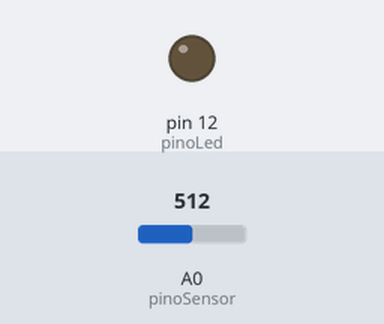
The program below on a simulated Arduino Uno, built with avr-gcc and run on an emulated ATmega328P. On the bench: output pins drawn as LEDs (lit = HIGH). Dashed ring = blinking. The inputs (shaded band) are chosen by the test bench; at power-on: A0 (pinoSensor) = 512.

Above: at 1.2 s.
1.3 s: A0 (pinoSensor) set to 992
2.8 s: A0 (pinoSensor) set to 1018
At 3.1 s:
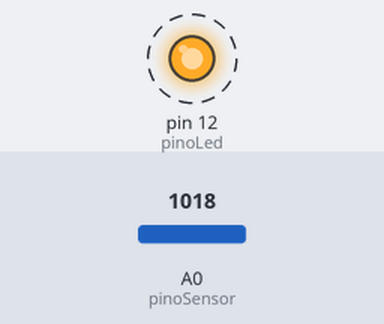
5.8 s: A0 (pinoSensor) set to 990
At 6.5 s:
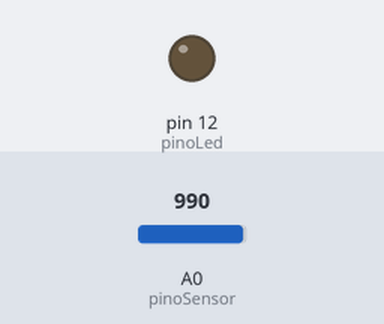
7.3 s: A0 (pinoSensor) set to 1010
At 7.7 s:
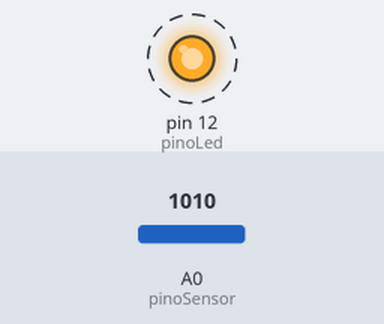
Timing chart, 0 to 11.3 s (numbered marks = the images above; inputs shaded):
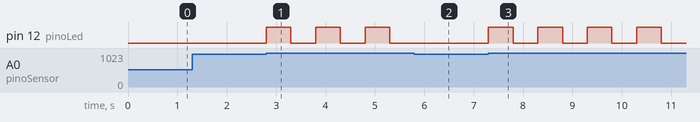

The program:

main.cpp
```cpp
#include <Arduino.h>

int pinoLed = 12; //PINO DIGITAL UTILIZADO PELO LED
#define pinoSensor A0 //PINO DIGITAL UTILIZADO PELO SENSOR
int estadoSensor; //VARIÁVEL QUE ARMAZENA O ESTADO DA SAÍDA DO SENSOR (HIGH / LOW)

void setup(){
  pinMode(pinoSensor, INPUT); //DEFINE O PINO COMO ENTRADA
  pinMode(pinoLed, OUTPUT); //DEFINE O PINO COMO SAÍDA
}

void loop(){
  if (analogRead(pinoSensor) > 1000){ //SE A LEITURA DO PINO FOR IGUAL A HIGH, FAZ
      estadoSensor = digitalRead(pinoLed); //LÊ O ESTADO ATUAL DO PINO E ARMAZENA NA VARIÁVEL
      digitalWrite(pinoLed, !estadoSensor); //MUDA O ESTADO ATUAL DO LED COMPARANDO COM O ESTADO
      //ARMAZENADO NA VARIÁVEL estadoSensor
      delay(500); //INTERVALO DE 500 MILISSEGUNDOS
  }
}
```

Measured:
- the behaviour switches between 1000 and 1001 on A0 (pinoSensor) (found by bisection; images 0 and 1)
- after the input at 1.3 s, every drawn part: stays the same
- after the input at 2.8 s, pin 12 (pinoLed): alternates HIGH for 0.50 s and LOW for 0.50 s, starting at once
- after the input at 5.8 s, pin 12 (pinoLed): stays LOW (without the input it goes to HIGH after 0.00 s)
- after the input at 7.3 s, pin 12 (pinoLed): alternates HIGH for 0.50 s and LOW for 0.50 s, starting at once
